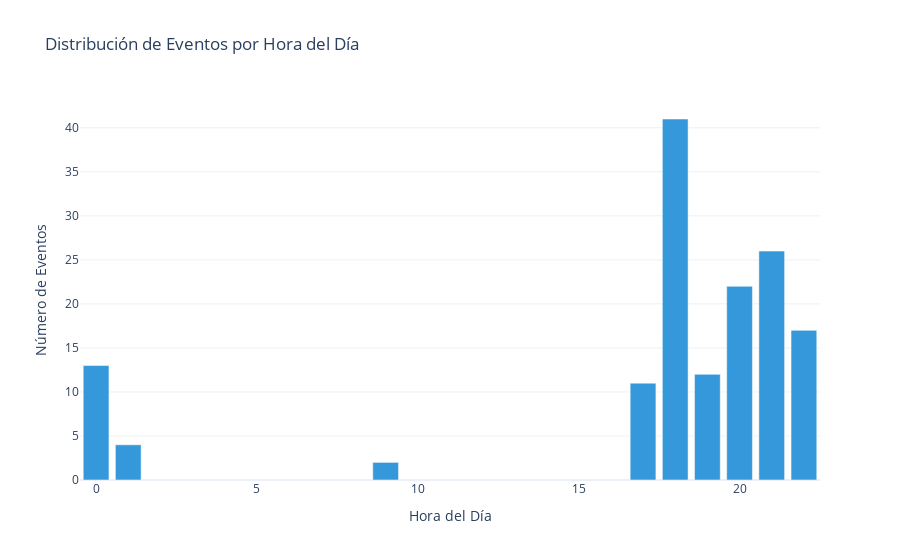

Write notebook code for a chart like this one.
### Markdown cell above
### 4.3 Distribución Horaria

### Code cell
# Distribución por hora del día
if df is not None and 'hour' in df.columns:
    hourly_dist = df['hour'].value_counts().sort_index()
    
    fig = px.bar(
        x=hourly_dist.index,
        y=hourly_dist.values,
        title='Distribución de Eventos por Hora del Día',
        labels={'x': 'Hora del Día', 'y': 'Número de Eventos'}
    )
    fig.update_traces(marker_color='#3498db')
    fig.show()

### Figure 1 — Plotly figure (JSON) as saved in the notebook; plotly's stock layout.template omitted (floating-point values rounded to 4 significant figures)
{"data": [{"alignmentgroup": "True", "hovertemplate": "Hora del Día=%{x}<br>Número de Eventos=%{y}<extra></extra>", "legendgroup": "", "marker": {"color": "#3498db", "pattern": {"shape": ""}}, "name": "", "offsetgroup": "", "orientation": "v", "showlegend": false, "textposition": "auto", "type": "bar", "x": [0, 1, 9, 17, 18, 19, 20, 21, 22], "xaxis": "x", "y": [13, 4, 2, 11, 41, 12, 22, 26, 17], "yaxis": "y"}], "layout": {"barmode": "relative", "legend": {"tracegroupgap": 0}, "title": {"text": "Distribución de Eventos por Hora del Día"}, "xaxis": {"anchor": "y", "domain": [0, 1], "title": {"text": "Hora del Día"}}, "yaxis": {"anchor": "x", "domain": [0, 1], "title": {"text": "Número de Eventos"}}}}
